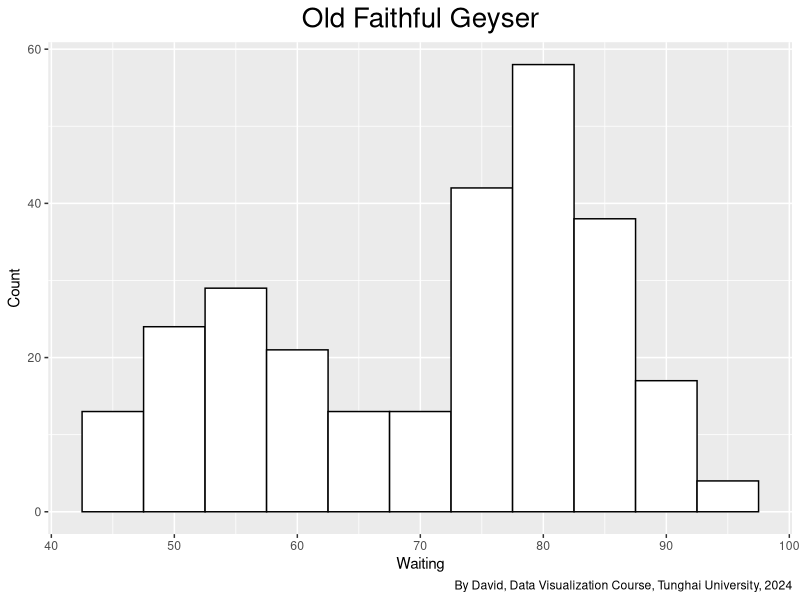
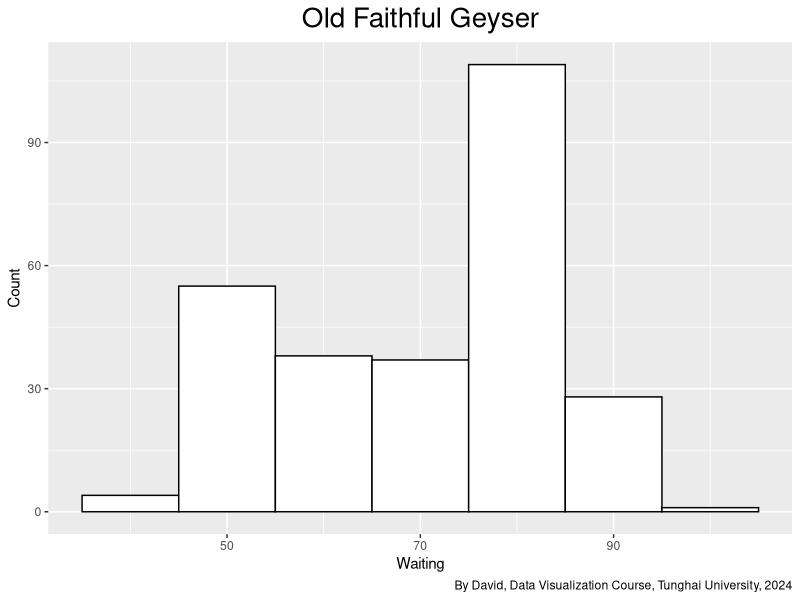
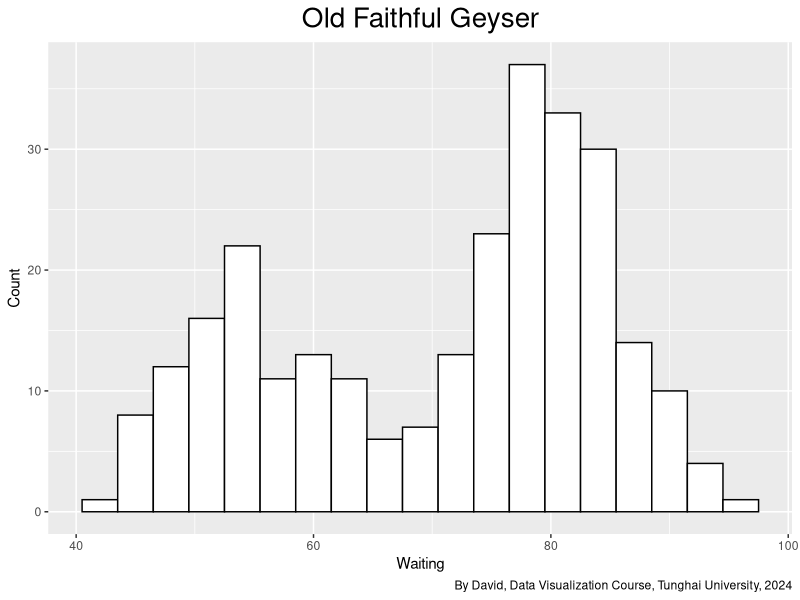
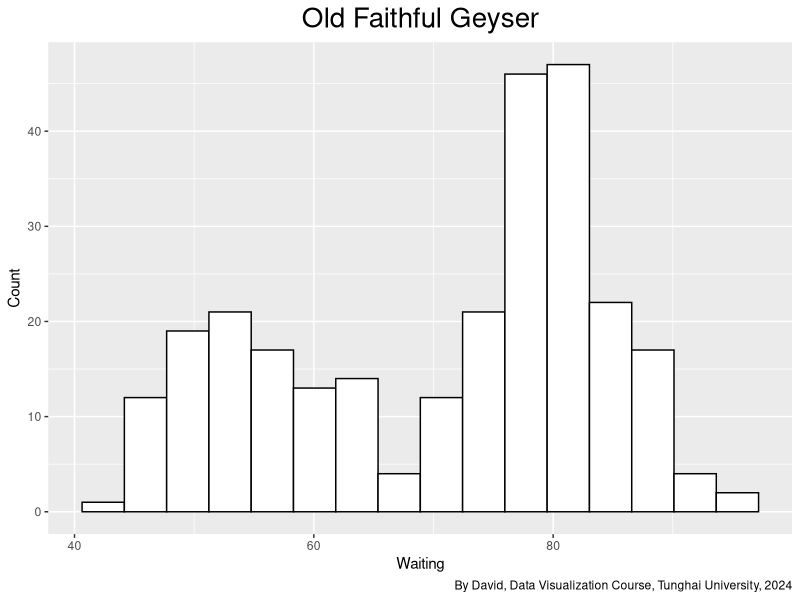
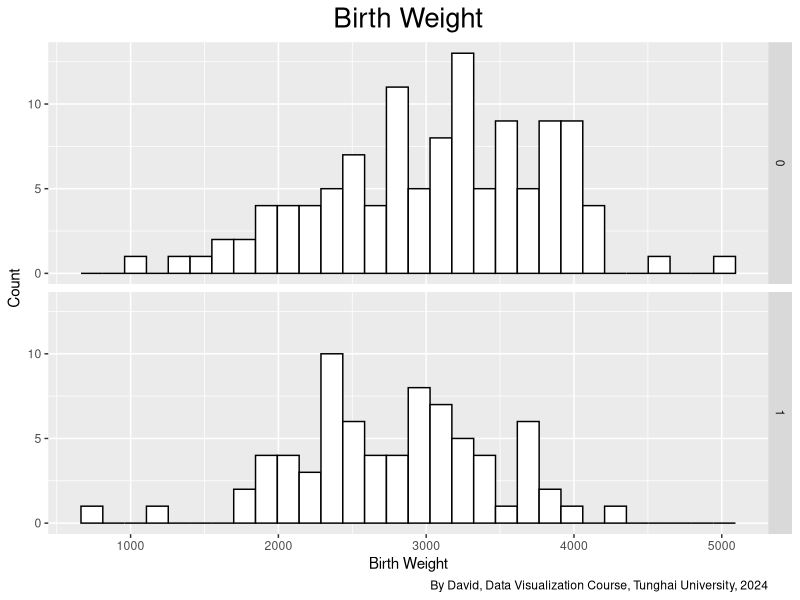
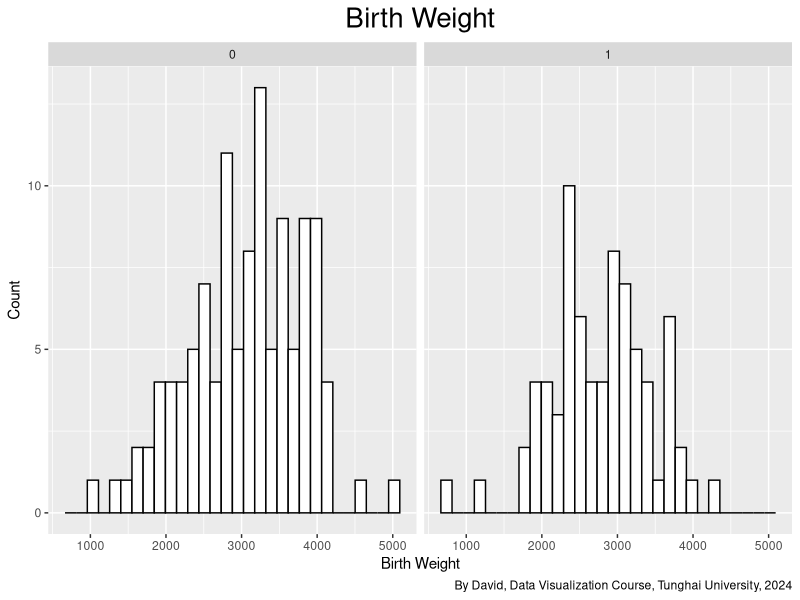
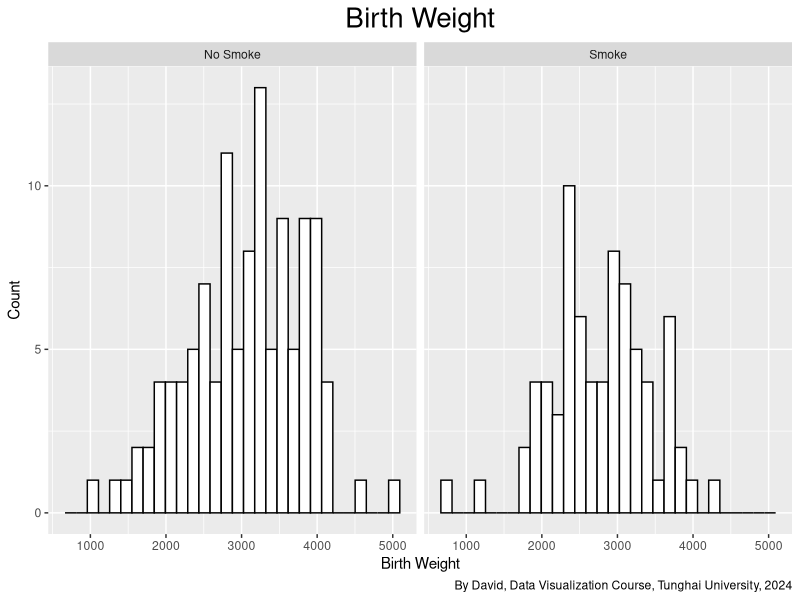
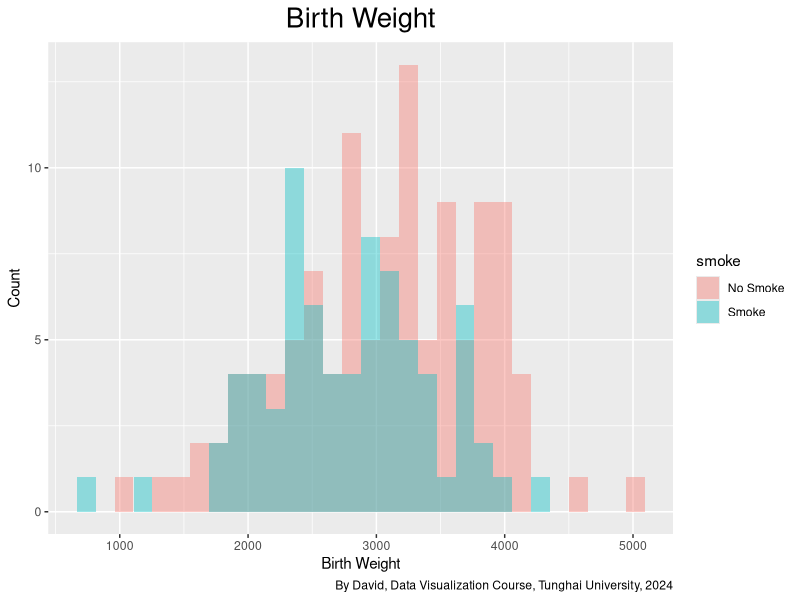

Generate these figures, in order, with R:
#
# David
# Histogram
#

library(ggplot2)

ggplot(faithful, aes(x = waiting)) +
  labs(title = "Old Faithful Geyser",
       x = "Waiting",
       y = "Count",
       caption = "By David, Data Visualization Course, Tunghai University, 2024") +
  theme(plot.title = element_text(hjust = 0.5, size = 20)) +
  geom_histogram(binwidth = 5, fill = "white", colour = "black")


ggplot(faithful, aes(x = waiting)) +
  labs(title = "Old Faithful Geyser",
       x = "Waiting",
       y = "Count",
       caption = "By David, Data Visualization Course, Tunghai University, 2024") +
  theme(plot.title = element_text(hjust = 0.5, size = 20)) +
  geom_histogram(binwidth = 10, fill = "white", colour = "black")

ggplot(faithful, aes(x = waiting)) +
  labs(title = "Old Faithful Geyser",
       x = "Waiting",
       y = "Count",
       caption = "By David, Data Visualization Course, Tunghai University, 2024") +
  theme(plot.title = element_text(hjust = 0.5, size = 20)) +
  geom_histogram(binwidth = 3, fill = "white", colour = "black")


binsize <- diff(range(faithful$waiting)) / 15

ggplot(faithful, aes(x = waiting)) +
  labs(title = "Old Faithful Geyser",
       x = "Waiting",
       y = "Count",
       caption = "By David, Data Visualization Course, Tunghai University, 2024") +
  theme(plot.title = element_text(hjust = 0.5, size = 20)) +
  geom_histogram(binwidth = binsize, fill = "white", colour = "black")


library(MASS)

ggplot(birthwt, aes(x = bwt)) + 
  labs(title = "Birth Weight",
      x = "Birth Weight",
      y = "Count",
      caption = "By David, Data Visualization Course, Tunghai University, 2024") +
  theme(plot.title = element_text(hjust = 0.5, size = 20)) +
  geom_histogram(fill = "white", colour = "black") +
  facet_grid(smoke ~ .)

ggplot(birthwt, aes(x = bwt)) + 
  labs(title = "Birth Weight",
       x = "Birth Weight",
       y = "Count",
       caption = "By David, Data Visualization Course, Tunghai University, 2024") +
  theme(plot.title = element_text(hjust = 0.5, size = 20)) +
  geom_histogram(fill = "white", colour = "black") +
  facet_grid(. ~ smoke)

library(tidyverse)

birthwt_mod <- birthwt

birthwt_mod$smoke <- recode_factor(birthwt_mod$smoke, '0' = 'No Smoke', '1' = 'Smoke')

ggplot(birthwt_mod, aes(x = bwt)) + 
  labs(title = "Birth Weight",
       x = "Birth Weight",
       y = "Count",
       caption = "By David, Data Visualization Course, Tunghai University, 2024") +
  theme(plot.title = element_text(hjust = 0.5, size = 20)) +
  geom_histogram(fill = "white", colour = "black") +
  facet_grid(. ~ smoke)


ggplot(birthwt_mod, aes(x = bwt, fill = smoke)) +
  labs(title = "Birth Weight",
       x = "Birth Weight",
       y = "Count",
       caption = "By David, Data Visualization Course, Tunghai University, 2024") +
  theme(plot.title = element_text(hjust = 0.5, size = 20)) +
  geom_histogram(position = "identity", alpha = 0.4)

